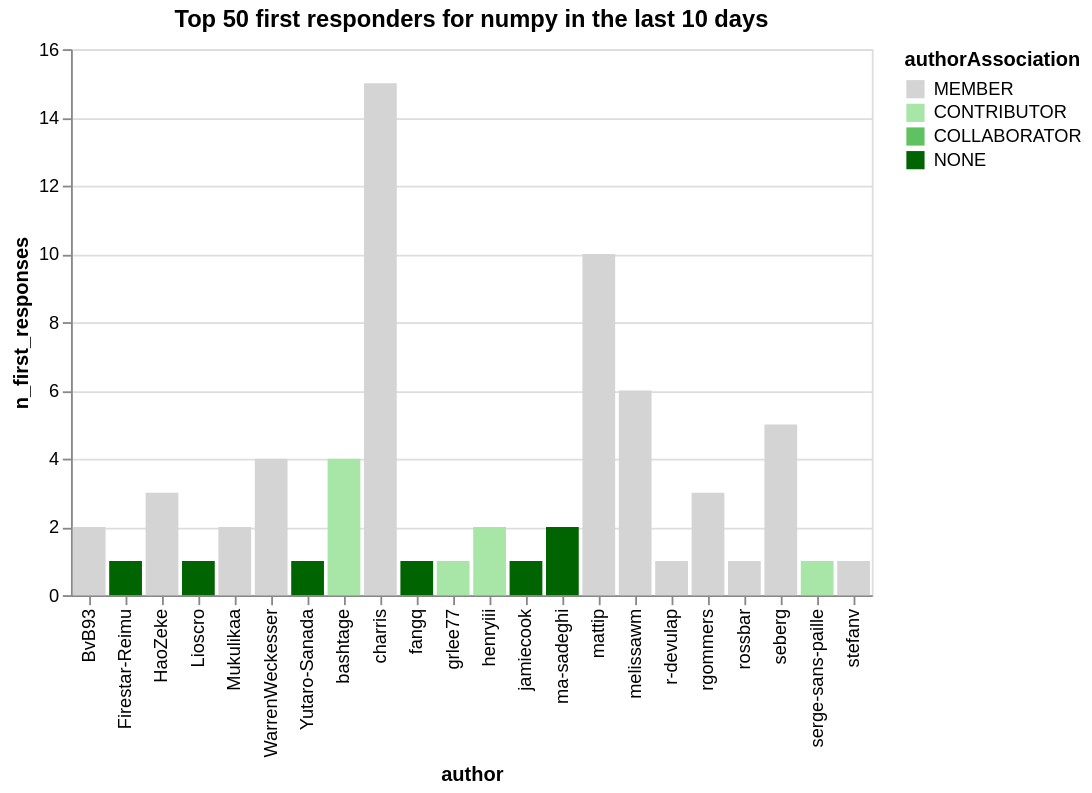

Vega-Lite specification stored for this chart:
### Vega-Lite specification from a JSON file in a GitHub repository (floating-point values rounded to 4 significant figures)
{"config": {"view": {"continuousWidth": 400, "continuousHeight": 300}}, "data": {"name": "data-5457b9d8f23139bf209ebad0b5702cf0"}, "mark": "bar", "encoding": {"color": {"type": "nominal", "field": "authorAssociation", "scale": {"domain": ["MEMBER", "CONTRIBUTOR", "COLLABORATOR", "NONE"], "range": ["rgb(211.82745098039214, 211.82745098039214, 211.82745098039214)", "rgb(166.98562091503268, 229.89803921568628, 166.98562091503268)", "rgb(96.37647058823529, 192.75294117647059, 96.37647058823529)", "rgb(0.0, 100.3921568627451, 0.0)"]}}, "x": {"type": "nominal", "field": "author"}, "y": {"type": "quantitative", "field": "n_first_responses"}}, "title": "Top 50 first responders for numpy in the last 10 days", "$schema": "https://vega.github.io/schema/vega-lite/v5.json", "datasets": {"data-5457b9d8f23139bf209ebad0b5702cf0": [{"author": "charris", "n_first_responses": 15, "authorAssociation": "MEMBER"}, {"author": "mattip", "n_first_responses": 10, "authorAssociation": "MEMBER"}, {"author": "melissawm", "n_first_responses": 6, "authorAssociation": "MEMBER"}, {"author": "seberg", "n_first_responses": 5, "authorAssociation": "MEMBER"}, {"author": "WarrenWeckesser", "n_first_responses": 4, "authorAssociation": "MEMBER"}, {"author": "bashtage", "n_first_responses": 4, "authorAssociation": "CONTRIBUTOR"}, {"author": "HaoZeke", "n_first_responses": 3, "authorAssociation": "MEMBER"}, {"author": "rgommers", "n_first_responses": 3, "authorAssociation": "MEMBER"}, {"author": "BvB93", "n_first_responses": 2, "authorAssociation": "MEMBER"}, {"author": "ma-sadeghi", "n_first_responses": 2, "authorAssociation": "NONE"}, {"author": "henryiii", "n_first_responses": 2, "authorAssociation": "CONTRIBUTOR"}, {"author": "Mukulikaa", "n_first_responses": 2, "authorAssociation": "MEMBER"}, {"author": "Firestar-Reimu", "n_first_responses": 1, "authorAssociation": "NONE"}, {"author": "jamiecook", "n_first_responses": 1, "authorAssociation": "NONE"}, {"author": "grlee77", "n_first_responses": 1, "authorAssociation": "CONTRIBUTOR"}, {"author": "fangq", "n_first_responses": 1, "authorAssociation": "NONE"}, {"author": "Yutaro-Sanada", "n_first_responses": 1, "authorAssociation": "NONE"}, {"author": "r-devulap", "n_first_responses": 1, "authorAssociation": "MEMBER"}, {"author": "rossbar", "n_first_responses": 1, "authorAssociation": "MEMBER"}, {"author": "Lioscro", "n_first_responses": 1, "authorAssociation": "NONE"}, {"author": "serge-sans-paille", "n_first_responses": 1, "authorAssociation": "CONTRIBUTOR"}, {"author": "stefanv", "n_first_responses": 1, "authorAssociation": "MEMBER"}]}}
